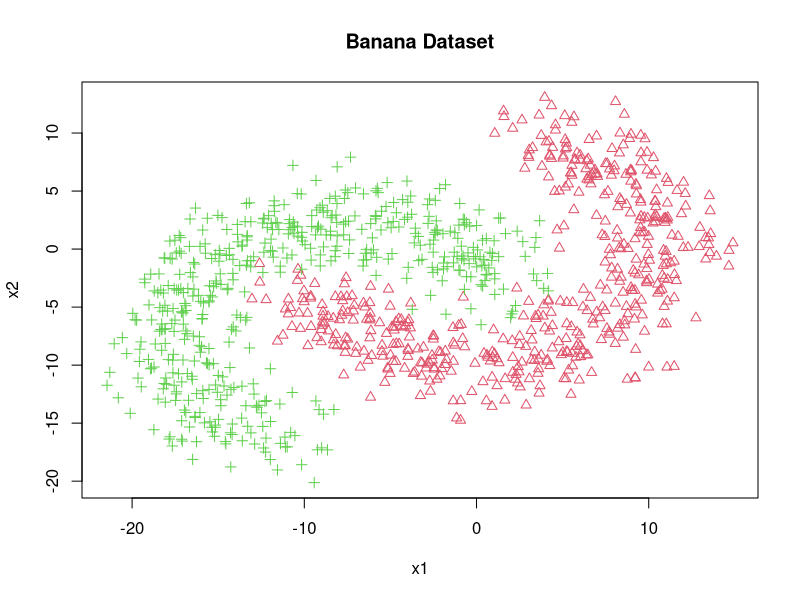
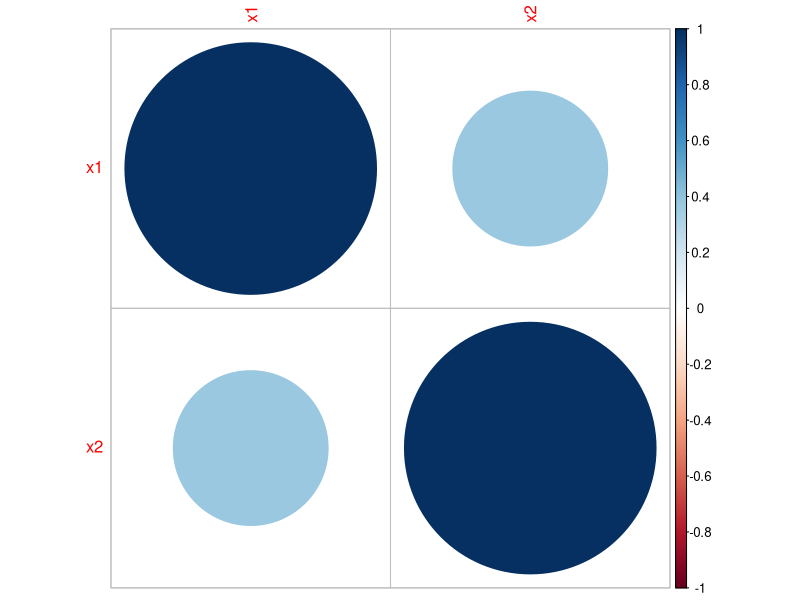
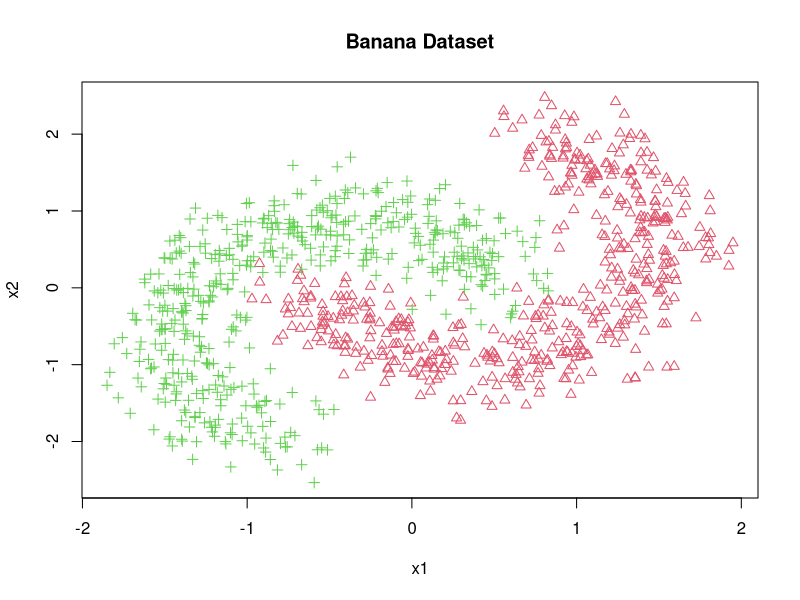

Source code (R) for these figures, in order: (Note: this script raises an error after producing the figures.)
#Load libraries
library(MASS)
library(caret)
library(corrplot)
library(KernSmooth)

#Let's include a stratified holdout function for future use
stratified_holdout <- function(y, epsilon){
  n <- length(y)
  labels <- unique(y)
  ind_train <- NULL
  ind_test <- NULL
  y <- sample(sample(sample(y))) #Resample y multiple times
  for(label in labels){ #Go through each label
    labels_i <- which(y == label)
    n_i <- length(labels_i)
    ind_train <- c(ind_train, sample(labels_i, 
                                     round((1 - epsilon)*n_i), replace = FALSE)) #Select (1 - epsilon)% for train
  }
  ind_test <- (1:n)[-ind_train] #Everything not in training set is in test set
  return(list(ind_train, ind_test))
}

#Load the data
xy <- read.csv('bananaData.csv')

#Shape things nicely for data computation and scale data
n <- nrow(xy) #Number of examples
p <- ncol(xy) - 1 #Number of predictors
pos_resp <- p + 1 #Position of response
x <- scale(xy[,-pos_resp]) #Scaled predictor variables
xy[,pos_resp] <- as.factor(xy[,pos_resp]) #Turn response to factor
y <- xy[,pos_resp] #Response variable

#Explore the data
str(xy) #Data Types
head(xy) #Get an idea of the data
which(is.na(xy)) #Check for empties
plot(xy[,-pos_resp], col = as.integer(y) + 1L, pch = as.integer(y) + 1L, main = "Banana Dataset")

#Check correlation between predictors
corrplot(cor(x))

#Plot the data with color representing class, y = 1 is in green, y = 0 is in red
plot(x, col = as.integer(y) + 1L, pch = as.integer(y) + 1L, main = "Banana Dataset")

#Determine optimal hyperparameters for the kNN, SVM (linear and RBF), 
#decision tree, random forest, and XGBoost models

#Cross - validation control
cv_control <- trainControl(method = "cv", number = 10)

#Optimal k in kNN
mod_knn <- train(x, y, method = "knn", 
                 tuneGrid = expand.grid(k = 1:25), 
                 trControl = cv_control) #kNN, CV for k = 1 ... 25

k_knn_opt <- mod_knn$bestTune$k

#Optimal c in linear SVM
mod_lsvm <- train(x, y, method = "svmLinear",
                 tuneGrid = expand.grid(C = 2^(-5:15)),
                 trControl = cv_control)

c_lsvm_opt <- mod_lsvm$bestTune$C

#Optimal C and sigma in RBF SVM
mod_rsvm <- train(x, y, method = "svmRadial",
                  tuneGrid = expand.grid(C = 2^(-5:15), sigma = 2^(-15:3)),
                  trControl = cv_control)

c_rsvm_opt <- mod_rsvm$bestTune$C
s_rsvm_opt <- mod_rsvm$bestTune$sigma

#Optimal depth in classification tree
mod_tree <- train(x, y, method = "rpart2",
                  tuneGrid = expand.grid(maxdepth = 1:12),
                  trControl = cv_control)

d_tree_opt <- mod_tree$bestTune$maxdepth

#Optimal mtry in RF (can only be 1 or 2 for us)
mod_rf <- train(x, y, method = "rf",
                  tuneGrid = expand.grid(mtry = 1:2),
                  trControl = cv_control)

mtry_rf_opt <- mod_rf$bestTune$mtry

#Optimal training rounds, depth, and learning rate in XGBoost
mod_xgb <- train(x, y, method = "xgbTree",
                tuneGrid = expand.grid(nrounds = c(50, 100, 200, 400), 
                                       max_depth = 1:6,
                                       eta = c(0.2, 0.3, 0.5, 0.8),
                                       gamma = 0,
                                       colsample_bytree = 1,
                                       min_child_weight = 1,
                                       subsample = 1),
                trControl = cv_control)

n_xgb_opt <- mod_xgb$bestTune$nrounds
d_xgb_opt <- mod_xgb$bestTune$max_depth
e_xgb_opt <- mod_xgb$bestTune$eta



#Let's perform stochastic holdout to measure the performance of each machine
#over 25 runs

R <- 25 #Number of runs
error_sh <- matrix(0, nrow = R, ncol = 10) #Matrix for storing errors
no_control <- trainControl(method = 'none') #No trainControl since hyperparameters are known

for(r in 1:R){
  
  #Generate random stratified split
  indices <- stratified_holdout(y, 1/3)
  ind_train <- indices[[1]]
  ind_test <- indices[[2]]
  
  #Train models
  mod_lda <- train(x[ind_train,], y[ind_train], method = "lda") #LDA
  mod_qda <- train(x[ind_train,], y[ind_train], method = "qda") #QDA
  mod_nb <- train(x[ind_train,], y[ind_train], method = "nb") #Naive Bayes
  mod_knn <- train(x[ind_train,], y[ind_train], method = "knn", trControl = no_control,
                   tuneGrid = expand.grid(k = k_knn_opt)) #kNN
  mod_lr <- train(x[ind_train,], y[ind_train], method = "glm", family = binomial(link = "logit")) #LR
  mod_lsvm <- train(x[ind_train,], y[ind_train], method = "svmLinear", trControl = no_control,
                    tuneGrid = expand.grid(C = c_lsvm_opt)) #Linear SVM
  mod_rsvm <- train(x[ind_train,], y[ind_train], method = "svmRadial", trControl = no_control,
                    tuneGrid = expand.grid(C = c_rsvm_opt, sigma = s_rsvm_opt)) #RBF SVM
  mod_tree <- train(x[ind_train,], y[ind_train], method = "rpart2", trControl = no_control,
                    tuneGrid = expand.grid(maxdepth = d_tree_opt)) #Tree
  mod_rf <- train(x[ind_train,], y[ind_train], method = "rf", trControl = no_control,
                    tuneGrid = expand.grid(mtry = mtry_rf_opt)) #RF
  mod_xgb <- train(x[ind_train,], y[ind_train], method = "xgbTree", trControl = no_control,
                  tuneGrid = expand.grid(nrounds = n_xgb_opt, 
                                         max_depth = d_xgb_opt,
                                         eta = e_xgb_opt,
                                         gamma = 0,
                                         colsample_bytree = 1,
                                         min_child_weight = 1,
                                         subsample = 1)) #XGBoost
  
  #Make predictions
  y_hat_lda <- predict(mod_lda, x[ind_test,])
  y_hat_qda <- predict(mod_qda, x[ind_test,])
  y_hat_nb <- predict(mod_nb, x[ind_test,])
  y_hat_knn <- predict(mod_knn, x[ind_test,])
  y_hat_lr <- predict(mod_lr, x[ind_test,])
  y_hat_lsvm <- predict(mod_lsvm, x[ind_test,])
  y_hat_rsvm <- predict(mod_rsvm, x[ind_test,])
  y_hat_tree <- predict(mod_tree, x[ind_test,])
  y_hat_rf <- predict(mod_rf, x[ind_test,])
  y_hat_xgb <- predict(mod_xgb, x[ind_test,])
  
  #Store errors
  error_sh[r, 1] <- mean(y_hat_lda != y[ind_test])
  error_sh[r, 2] <- mean(y_hat_qda != y[ind_test])
  error_sh[r, 3] <- mean(y_hat_nb != y[ind_test])
  error_sh[r, 4] <- mean(y_hat_knn != y[ind_test])
  error_sh[r, 5] <- mean(y_hat_lr != y[ind_test])
  error_sh[r, 6] <- mean(y_hat_lsvm != y[ind_test])
  error_sh[r, 7] <- mean(y_hat_rsvm != y[ind_test])
  error_sh[r, 8] <- mean(y_hat_tree != y[ind_test])
  error_sh[r, 9] <- mean(y_hat_rf != y[ind_test])
  error_sh[r, 10] <- mean(y_hat_xgb != y[ind_test])
}

#Names of models in order
mod_names <- c("LDA", "QDA", "NB", "kNN", "LR", "SVM", "RBF SVM", "Tree", "RF", "XGB")

#Error means
err_means <- data.frame(mod_names, colMeans(error_sh))
err_means

#Generate a boxplot of the errors
boxplot(error_sh, main = "Boxplots of Performance on Banana Dataset by Various Models over 25 Runs", 
        names = mod_names, 
        ylab = "Avg Error")
